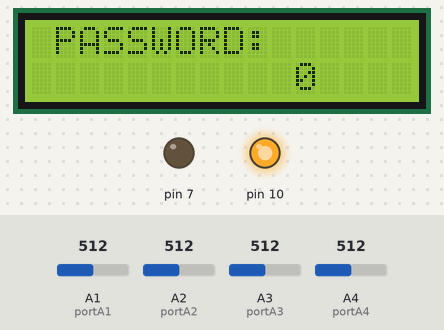
A sketch run on a simulated Arduino Uno, built with avr-gcc and run on an emulated ATmega328P. Parts: 16×2 character LCD, output pins drawn as LEDs (lit = HIGH). The inputs (shaded band) are chosen by the test bench; at power-on: A4 (portA4) = 512, A1 (portA1) = 512, A2 (portA2) = 512, A3 (portA3) = 512.

Above: at 1.2 s.
1.3 s: A4 (portA4) set to 560
At 3.1 s:
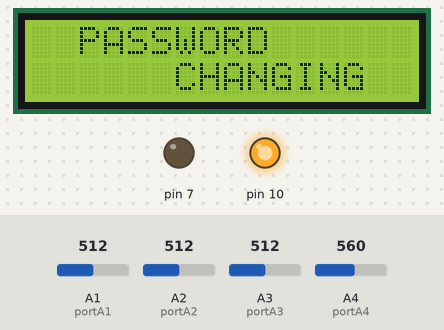
At 5.5 s:
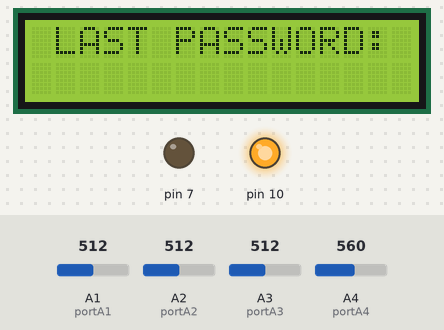
6.1 s: A4 (portA4) set to 540
At 10.0 s:
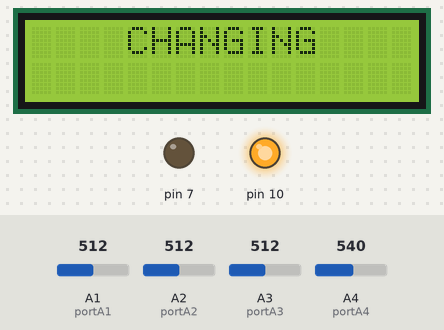
11.1 s: A4 (portA4) set to 561
Timing chart, 0 to 14.1 s (numbered marks = the images above; inputs shaded):
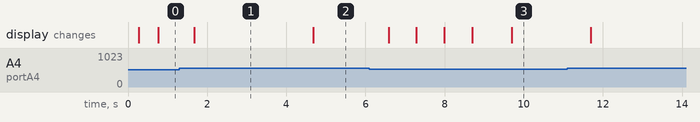

The sketch:

Combination_Lock.ino
```cpp
#include <SPI.h>
#include <LiquidCrystal.h>
#include <IRremote.h>       // biblioteka

#define receiverpin 13     // pin Arduino, do którego został podłączony odbiornik IR

IRrecv irrecv(receiverpin);
decode_results results;

LiquidCrystal lcd(12,11,5,4,3,2);
int portA1 = A1, portA2 = A2, portA3 = A3, portA4 = A4;
int V1, V2, V3, V4;
int keyCode, counter = 0,  password = 0000, developerPassword = 9999;
int writtenPassword, oldPassword, newPassword;
int remoteValue = 0;
boolean activity = false, changingState = false;
unsigned long time_;
#define waitTime 15000

void setup()
{
  Serial.begin(9600);
  SPI.begin();
  lcd.begin(16,2);
  pinMode(7,OUTPUT);
  irrecv.enableIRIn();
}

void loop()
{
  VoltageMeasurement();
  if (irrecv.decode(&results) || (V1 > 100 || V2 > 100 || V3 > 100 || V4 > 100)) //Check remote
  {
    lcd.display();
    activity = true;
    time_ = millis() + waitTime;
  }

  if (activity && time_ < millis())
    activity = false;

  if(activity==true)
    {
    lcd.clear();
    Registration();
    }
  else
    {
      lcd.noDisplay();
    }
    irrecv.resume();
}

void check()
{
  lcd.clear();
     lcd.setCursor(4,0);
           lcd.print("CHECKING");
           delay(2000);
           lcd.clear();
             if(writtenPassword == password)
             {
              lcd.setCursor(4,0);
              lcd.print("WELCOME!");
              digitalWrite(7,HIGH);
              delay(6000);
              digitalWrite(7,LOW);
              lcd.clear();
             }
             else if (writtenPassword == developerPassword)
             {
              lcd.setCursor(2,0);
              lcd.print("DEVELOPER'S");
              lcd.setCursor(8,1);
              lcd.print("ACCESS");
              digitalWrite(7,HIGH);
              delay(6000);
              digitalWrite(7,LOW);
              lcd.clear();
             }
             else
             {
              lcd.setCursor(2,0);
              lcd.print("INCORRECT");
              lcd.setCursor(6,1);
              lcd.print("PASSWORD");
              delay(3000);
             }

           activity=false;
           counter=0;
}

void Registration()
{
          irrecv.resume();
       do
        {

          lcd.setCursor(1,0);
          lcd.print("PASSWORD:");
          lcd.setCursor(counter+11,1);
          delay(300);
          if(irrecv.decode(&results))
          {
            Serial.print(results.value);
            remoteValue = results.value;
          }
          else
          {
           VoltageMeasurement();
          }
          KeyIdentyfication();
          Display(keyCode);
          delay(200);
                   if(keyCode=="#")
                     {
                      keyCode = "noCode";
                      changingState = true;
                      counter=0;
                          lcd.clear();
                           lcd.setCursor(2,0);
                           lcd.print("PASSWORD");
                           lcd.setCursor(6,1);
                           lcd.print("CHANGING");
                                delay(3000);
                           lcd.clear();
                           do
                           {
                            lcd.setCursor(1,0);
                            lcd.print("LAST PASSWORD:");
                            lcd.setCursor(counter+11,1);
                            delay(300);
                            if(irrecv.decode(&results))
                            {
                              Serial.print(results.value);
                              remoteValue = results.value;
                            }
                            else
                            {
                               VoltageMeasurement();
                            }
                            KeyIdentyfication();
                            Display2(keyCode);
                            keyCode = "noCode";
                            delay(200);
                            irrecv.resume();
                           } while(counter<4);

                           ResetPassword();
                     }

          keyCode = "noCode";
          irrecv.resume();

        }while(counter<4);
        lcd.clear();


      if(changingState == false)
            {
              check();
            }
}

void VoltageMeasurement()
{
  delay(200);
  V1 = analogRead(portA1);
  V2 = analogRead(portA2);
  V3 = analogRead(portA3);
  V4 = analogRead(portA4);
}

void KeyIdentyfication()
{
  if((V1<100 && V2<100 && V3<100 && V4<100) && (remoteValue > 40000000 || remoteValue == 0))
  {
    keyCode = "noCode";
  }

  else if (V4>100 && V4<300)
  {
   keyCode = "*";
   counter++;
  }

  else if ((V4>300 && V4<550) || remoteValue == 26775  )
  {
  keyCode = 0;
   counter++;
  }

  else if ((V4>550 && V4<800) || remoteValue == -28561 )
  {
  keyCode = "#";
  }

  else if ((V3>100 && V3<300) || remoteValue == 17085  )
  {
  keyCode = 7;
   counter++;
  }

  else if ((V3>300 && V3<550) || remoteValue == 19125 )
  {
  keyCode = 8;
   counter++;
  }

  else if ((V3>550 && V3<800) || remoteValue == 21165 )
  {
  keyCode = 9;
   counter++;
  }

  else if ((V2>100 && V2<300) || remoteValue == 4335 )
  {
  keyCode = 4;
   counter++;
  }

  else if ((V2>300 && V2<550) || remoteValue == 14535 )
  {
  keyCode = 5;
   counter++;
  }

  else if (V2>960 || remoteValue == 23205 )
  {
  keyCode = 6;
   counter++;
  }

  else if ((V1>100 && V1<300) || remoteValue == 12495 )
  {
  keyCode = 1;
   counter++;
  }

  else if ((V1>300 && V1<550) || remoteValue == 6375 )
  {
  keyCode = 2;
   counter++;
  }

  else if ((V1>550 && V1<800) || remoteValue == 31365 )
  {
  keyCode = 3;
   counter++;
 }
 remoteValue = 0;
}

void Display(int character)
{
if (character != "noCode" && (character==1 || character==2 || character==3 || character==4 || character==5 || character==6 || character==7 || character==8 || character==9 || character==0)){
 lcd.print(character);
 if(counter==1)
      writtenPassword=1000*character;
  if(counter==2)
      writtenPassword=writtenPassword+100*character;
  if(counter==3)
      writtenPassword=writtenPassword+10*character;
   if(counter==4){
      writtenPassword=writtenPassword+1*character;
      delay(800);}
 }
 }

void Display2(int character)
{
if (character != "noCode" && (character==1 || character==2 || character==3 || character==4 || character==5 || character==6 || character==7 || character==8 || character==9 || character==0)){
 lcd.print(character);
 if(counter==1)
      oldPassword=1000*character;
  if(counter==2)
      oldPassword=oldPassword+100*character;
  if(counter==3)
      oldPassword=oldPassword+10*character;
   if(counter==4){
      oldPassword=oldPassword+1*character;
      delay(800);}
 }

 }

 void Display3(int character)
{
if (character != "noCode" && (character==1 || character==2 || character==3 || character==4 || character==5 || character==6 || character==7 || character==8 || character==9 || character==0))
{
 lcd.print(character);
 if(counter==1)
      newPassword=1000*character;
  if(counter==2)
      newPassword=newPassword+100*character;
  if(counter==3)
      newPassword=newPassword+10*character;
   if(counter==4){
      newPassword=newPassword+1*character;
      delay(800);}
 }
}

void ResetPassword()
{
  if( oldPassword == password || oldPassword == developerPassword )
  {
    counter=0;
    lcd.clear();
    lcd.setCursor(4,0);
    lcd.print("CHANGING");
    delay(2000);
            do{

                             irrecv.resume();
                             lcd.setCursor(1,0);
                             lcd.print("NEW PASSWORD:");
                             lcd.setCursor(counter+11,1);
                              delay(300);
                             if(irrecv.decode(&results))
                              {
                                remoteValue = results.value;
                              }
                              else
                              {
                               VoltageMeasurement();
                              }
                             KeyIdentyfication();
                             Display3(keyCode);
                             keyCode = "noCode";
                             delay(200);

               } while(counter<4);
     SetNewPassword();
  }
  else
  {
    activity=false;
    counter=0;
    changingState = false;
    lcd.clear();
  }

}

void SetNewPassword()
{

    password=newPassword;


changingState = false;
activity=false;
counter=0;
lcd.clear();
}
```

Measured:
- after the input at 1.3 s, pin 7: stays LOW (without the input it goes to HIGH after 4.6 s); the display: changes after 0.38 s (image 1)
- after the input at 6.1 s, the display: first changes after 0.49 s (image 3 shows a later state)
- what the display in image 1 shows lasts 3.0 s, from 1.7 s to 4.7 s
